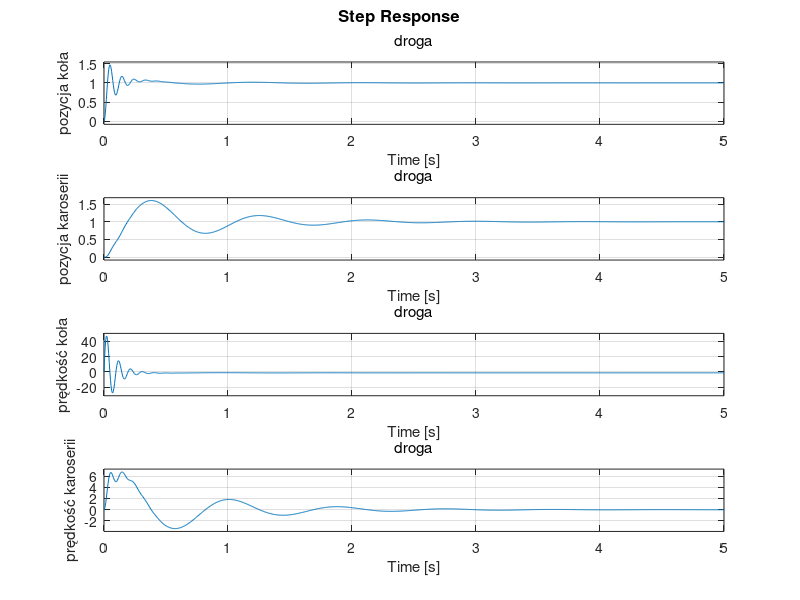
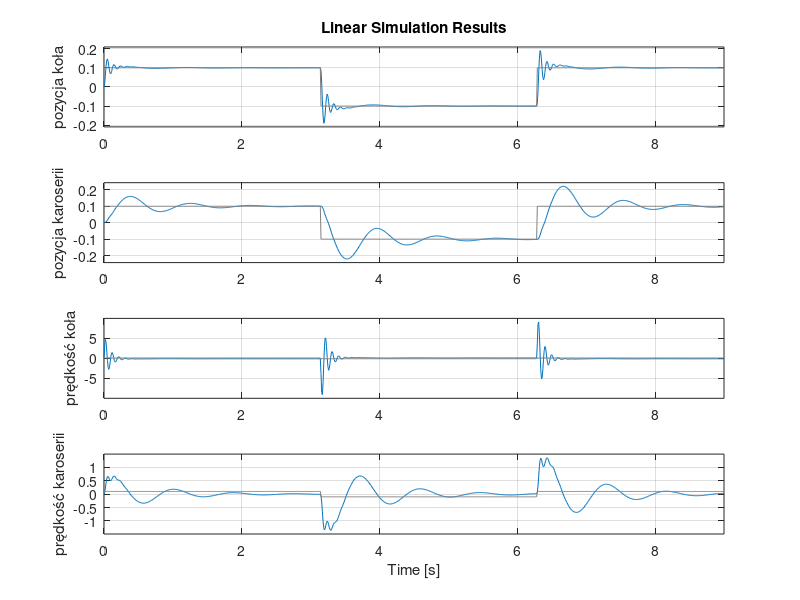

Source code (MATLAB) for these figures, in order: (Note: this script raises an error after producing the figures.)
m1 = 90;
m2 = 600;
k1 = 370000;
k2 = 35000;
c1 = 100;
c2 = 2000;

A = [0 0 1 0; 0 0 0 1; -(k1+k2)/m1 k2/m1 -(c1+c2)/m1 c2/m1; k2/m2 -k2/m2 c2/m2 -c2/m2];
B = [c1/m1; 0; k1/m1-(c1+c2)*c1/m1^2; (c1*c2)/(m1*m2)];
C = diag([1 1 1 1]);
D = zeros(4, 1);

sys = ss(A, B, C, D, 'InputName', 'droga', 'StateName', {'pozycja koła', 'pozycja karoserii', ...
    'prędkość koła', 'prędkość karoserii'}, 'OutputName', {'pozycja koła', 'pozycja karoserii', 'prędkość koła', 'prędkość karoserii'});

figure;
step(sys);

t = 0:0.01:9;
u = 0.1*square(t); % fala prostokątna o okresie 2pi
figure;
lsim(sys, u, t);

[licz, mian] = ss2tf(A, B, C, D);

G1 = tf(licz(1,:), mian, 'InputName', 'droga', 'OutputName', 'pozycja koła');
G2 = tf(licz(2,:), mian, 'InputName', 'droga', 'OutputName', 'pozycja karoserii');
G3 = tf(licz(3,:), mian, 'InputName', 'droga', 'OutputName', 'prędkość koła');
G4 = tf(licz(4,:), mian, 'InputName', 'droga', 'OutputName', 'prędkość karoserii');

figure;
subplot(4, 1, 1);
step(G1, t);
subplot(4, 1, 2);
step(G2, t);
subplot(4, 1, 3);
step(G3, t);
subplot(4, 1, 4);
step(G4, t);
